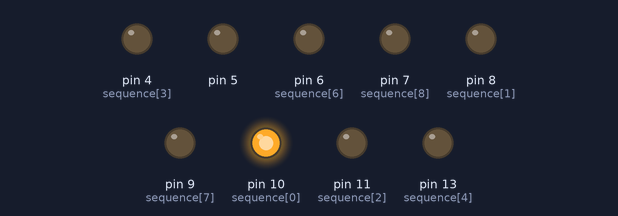
This sketch was run on a simulated Arduino Uno, built with avr-gcc and run on an emulated ATmega328P. On the bench: output pins drawn as LEDs (lit = HIGH).

Above: at 0.4 s.
At 2.2 s:
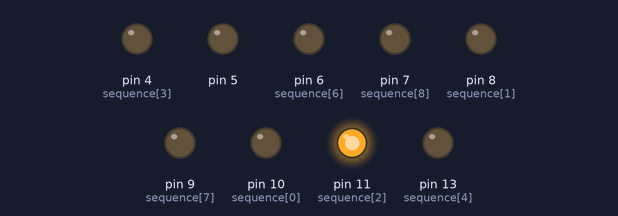
At 3.1 s:
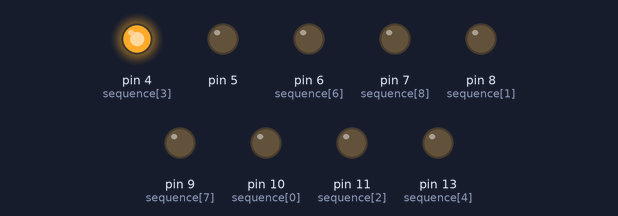
At 4.0 s:
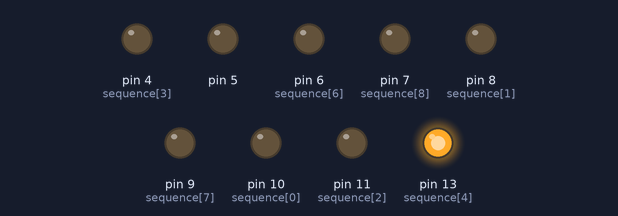
At 6.7 s:
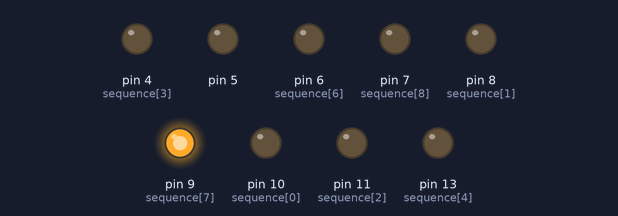
At 9.4 s:
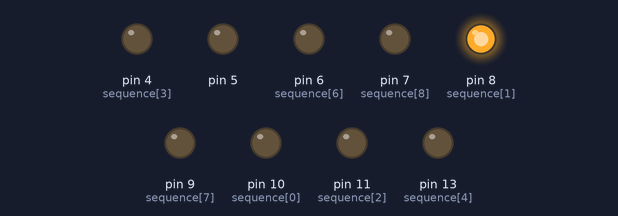
Timing chart, 0 to 10.5 s (numbered marks = the images above):
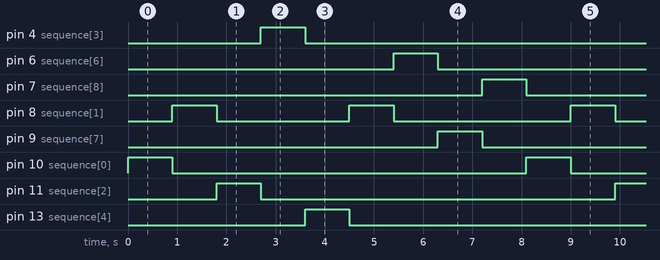

The sketch:

Homework_2.ino
```cpp
//Bryce Graves
//Homework 2: Rogue Lights

//Questions
//1. The library or IDE
//2. The LED lights are dim, but still light up
//3. When you do not define output for a pin digitalWrite enables the internal resister resulting in a dim light.

//https://drive.google.com/open?id=0B3GFnO1kTWZ4T2FPTXN6RGJxVE0

const int SEQUENCE_LENGTH = 9;
int sequence[] = {10, 8, 11, 4, 13, 8, 6, 9, 7};


void setup()
{
         pinMode( 4 , OUTPUT);
         pinMode( 5 , OUTPUT);
         pinMode( 6 , OUTPUT);
         pinMode( 7 , OUTPUT);
         pinMode( 8 , OUTPUT);
         pinMode( 9 , OUTPUT);
         pinMode( 10 , OUTPUT);
         pinMode( 11 , OUTPUT);
         pinMode( 13 , OUTPUT);

}

void loop() {
  for (int i = 0; i < SEQUENCE_LENGTH; ++i) {
    digitalWrite( sequence[i] , HIGH );
    delay( 250 );
    digitalWrite( sequence[i] , LOW );
    digitalWrite( sequence[i] , HIGH );
    delay( 500 );
    digitalWrite( sequence[i] , LOW );
    digitalWrite( sequence[i] , HIGH );
    delay( 100 );
    digitalWrite( sequence[i] , LOW );
    digitalWrite( sequence[i] , HIGH );
    delay( 50 );
    digitalWrite( sequence[i] , LOW );
  }

}
```

Measured:
- by itself, pin 8 (sequence[1]): repeats every 8.1 s: LOW 2.7 s, HIGH 0.90 s, LOW 3.6 s, HIGH 0.90 s
- by itself, pin 4 (sequence[3]), pin 6 (sequence[6]), pin 7 (sequence[8]), pin 9 (sequence[7]), pin 10 (sequence[0]), pin 11 (sequence[2]), pin 13 (sequence[4]): alternates HIGH for 0.90 s and LOW for 7.2 s
- by itself, everything shown: repeats every 8.1 s, in 10 steps
